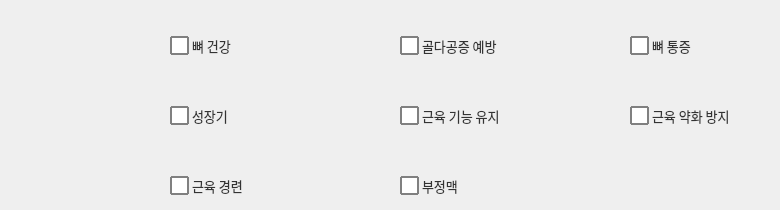
     <widget class="QWidget" name="tab">
      <attribute name="title">
       <string>뼈/근육</string>
      </attribute>
      <widget class="QCheckBox" name="checkBox_36">
       <property name="geometry">
        <rect>
         <x>170</x>
         <y>100</y>
         <width>131</width>
         <height>31</height>
        </rect>
       </property>
       <property name="font">
        <font>
         <family>Leelawadee UI</family>
         <pointsize>-1</pointsize>
        </font>
       </property>
       <property name="styleSheet">
        <string notr="true">QCheckBox 
{
    spacing: 3px; /* 체크박스와 텍스트 사이 간격 */
    font-size: 13px;
    color: #333;
}

QCheckBox::indicator {
    width: 15px;
    height: 15px;
    border: 1.5px solid gray;        /* 기본 테두리 색상 */
    background-color: white;       /* 기본 배경색 */
    border-radius: 1px; 		/*모서리 둥글게*/
}

QCheckBox::indicator:checked {
    background-color: white;       /* 체크된 후 바탕색 */
    border: 1.5px solid red;         /* 체크된 후 테두리 */
    image: url(./image/pill.png); /* 체크 표시 이미지 (선택 사항) */
}


QCheckBox::indicator:hover
{
background-color : #E0F2F1;

}
</string>
       </property>
       <property name="text">
        <string>성장기</string>
       </property>
       <property name="checkable">
        <bool>true</bool>
       </property>
       <property name="checked">
        <bool>false</bool>
       </property>
       <property name="autoRepeat">
        <bool>false</bool>
       </property>
      </widget>
      <widget class="QCheckBox" name="checkBox_37">
       <property name="geometry">
        <rect>
         <x>170</x>
         <y>170</y>
         <width>131</width>
         <height>31</height>
        </rect>
       </property>
       <property name="font">
        <font>
         <family>Leelawadee UI</family>
         <pointsize>-1</pointsize>
        </font>
       </property>
       <property name="styleSheet">
        <string notr="true">QCheckBox 
{
    spacing: 3px; /* 체크박스와 텍스트 사이 간격 */
    font-size: 13px;
    color: #333;
}

QCheckBox::indicator {
    width: 15px;
    height: 15px;
    border: 1.5px solid gray;        /* 기본 테두리 색상 */
    background-color: white;       /* 기본 배경색 */
    border-radius: 1px; 		/*모서리 둥글게*/
}

QCheckBox::indicator:checked {
    background-color: white;       /* 체크된 후 바탕색 */
    border: 1.5px solid red;         /* 체크된 후 테두리 */
    image: url(./image/pill.png); /* 체크 표시 이미지 (선택 사항) */
}


QCheckBox::indicator:hover
{
background-color : #E0F2F1;

}
</string>
       </property>
       <property name="text">
        <string>근육 경련</string>
       </property>
       <property name="checkable">
        <bool>true</bool>
       </property>
       <property name="checked">
        <bool>false</bool>
       </property>
       <property name="autoRepeat">
        <bool>false</bool>
       </property>
      </widget>
      <widget class="QCheckBox" name="checkBox_38">
       <property name="geometry">
        <rect>
         <x>400</x>
         <y>100</y>
         <width>141</width>
         <height>31</height>
        </rect>
       </property>
       <property name="font">
        <font>
         <family>Leelawadee UI</family>
         <pointsize>-1</pointsize>
        </font>
       </property>
       <property name="styleSheet">
        <string notr="true">QCheckBox 
{
    spacing: 3px; /* 체크박스와 텍스트 사이 간격 */
    font-size: 13px;
    color: #333;
}

QCheckBox::indicator {
    width: 15px;
    height: 15px;
    border: 1.5px solid gray;        /* 기본 테두리 색상 */
    background-color: white;       /* 기본 배경색 */
    border-radius: 1px; 		/*모서리 둥글게*/
}

QCheckBox::indicator:checked {
    background-color: white;       /* 체크된 후 바탕색 */
    border: 1.5px solid red;         /* 체크된 후 테두리 */
    image: url(./image/pill.png); /* 체크 표시 이미지 (선택 사항) */
}


QCheckBox::indicator:hover
{
background-color : #E0F2F1;

}
</string>
       </property>
       <property name="text">
        <string>근육 기능 유지</string>
       </property>
       <property name="checkable">
        <bool>true</bool>
       </property>
       <property name="checked">
        <bool>false</bool>
       </property>
       <property name="autoRepeat">
        <bool>false</bool>
       </property>
      </widget>
      <widget class="QCheckBox" name="checkBox_39">
       <property name="geometry">
        <rect>
         <x>630</x>
         <y>100</y>
         <width>141</width>
         <height>31</height>
        </rect>
       </property>
       <property name="font">
        <font>
         <family>Leelawadee UI</family>
         <pointsize>-1</pointsize>
        </font>
       </property>
       <property name="styleSheet">
        <string notr="true">QCheckBox 
{
    spacing: 3px; /* 체크박스와 텍스트 사이 간격 */
    font-size: 13px;
    color: #333;
}

QCheckBox::indicator {
    width: 15px;
    height: 15px;
    border: 1.5px solid gray;        /* 기본 테두리 색상 */
    background-color: white;       /* 기본 배경색 */
    border-radius: 1px; 		/*모서리 둥글게*/
}

QCheckBox::indicator:checked {
    background-color: white;       /* 체크된 후 바탕색 */
    border: 1.5px solid red;         /* 체크된 후 테두리 */
    image: url(./image/pill.png); /* 체크 표시 이미지 (선택 사항) */
}


QCheckBox::indicator:hover
{
background-color : #E0F2F1;

}
</string>
       </property>
       <property name="text">
        <string>근육 약화 방지</string>
       </property>
       <property name="checkable">
        <bool>true</bool>
       </property>
       <property name="checked">
        <bool>false</bool>
       </property>
       <property name="autoRepeat">
        <bool>false</bool>
       </property>
      </widget>
      <widget class="QCheckBox" name="checkBox_40">
       <property name="geometry">
        <rect>
         <x>400</x>
         <y>170</y>
         <width>141</width>
         <height>31</height>
        </rect>
       </property>
       <property name="font">
        <font>
         <family>Leelawadee UI</family>
         <pointsize>-1</pointsize>
        </font>
       </property>
       <property name="styleSheet">
        <string notr="true">QCheckBox 
{
    spacing: 3px; /* 체크박스와 텍스트 사이 간격 */
    font-size: 13px;
    color: #333;
}

QCheckBox::indicator {
    width: 15px;
    height: 15px;
    border: 1.5px solid gray;        /* 기본 테두리 색상 */
    background-color: white;       /* 기본 배경색 */
    border-radius: 1px; 		/*모서리 둥글게*/
}

QCheckBox::indicator:checked {
    background-color: white;       /* 체크된 후 바탕색 */
    border: 1.5px solid red;         /* 체크된 후 테두리 */
    image: url(./image/pill.png); /* 체크 표시 이미지 (선택 사항) */
}


QCheckBox::indicator:hover
{
background-color : #E0F2F1;

}
</string>
       </property>
       <property name="text">
        <string>부정맥</string>
       </property>
       <property name="checkable">
        <bool>true</bool>
       </property>
       <property name="checked">
        <bool>false</bool>
       </property>
       <property name="autoRepeat">
        <bool>false</bool>
       </property>
      </widget>
      <widget class="QCheckBox" name="checkBox_41">
       <property name="geometry">
        <rect>
         <x>400</x>
         <y>30</y>
         <width>141</width>
         <height>31</height>
        </rect>
       </property>
       <property name="font">
        <font>
         <family>Leelawadee UI</family>
         <pointsize>-1</pointsize>
        </font>
       </property>
       <property name="styleSheet">
        <string notr="true">QCheckBox 
{
    spacing: 3px; /* 체크박스와 텍스트 사이 간격 */
    font-size: 13px;
    color: #333;
}

QCheckBox::indicator {
    width: 15px;
    height: 15px;
    border: 1.5px solid gray;        /* 기본 테두리 색상 */
    background-color: white;       /* 기본 배경색 */
    border-radius: 1px; 		/*모서리 둥글게*/
}

QCheckBox::indicator:checked {
    background-color: white;       /* 체크된 후 바탕색 */
    border: 1.5px solid red;         /* 체크된 후 테두리 */
    image: url(./image/pill.png); /* 체크 표시 이미지 (선택 사항) */
}


QCheckBox::indicator:hover
{
background-color : #E0F2F1;

}
</string>
       </property>
       <property name="text">
        <string>골다공증 예방</string>
       </property>
       <property name="checkable">
        <bool>true</bool>
       </property>
       <property name="checked">
        <bool>false</bool>
       </property>
       <property name="autoRepeat">
        <bool>false</bool>
       </property>
      </widget>
      <widget class="QCheckBox" name="checkBox_42">
       <property name="geometry">
        <rect>
         <x>630</x>
         <y>30</y>
         <width>141</width>
         <height>31</height>
        </rect>
       </property>
       <property name="font">
        <font>
         <family>Leelawadee UI</family>
         <pointsize>-1</pointsize>
        </font>
       </property>
       <property name="styleSheet">
        <string notr="true">QCheckBox 
{
    spacing: 3px; /* 체크박스와 텍스트 사이 간격 */
    font-size: 13px;
    color: #333;
}

QCheckBox::indicator {
    width: 15px;
    height: 15px;
    border: 1.5px solid gray;        /* 기본 테두리 색상 */
    background-color: white;       /* 기본 배경색 */
    border-radius: 1px; 		/*모서리 둥글게*/
}

QCheckBox::indicator:checked {
    background-color: white;       /* 체크된 후 바탕색 */
    border: 1.5px solid red;         /* 체크된 후 테두리 */
    image: url(./image/pill.png); /* 체크 표시 이미지 (선택 사항) */
}


QCheckBox::indicator:hover
{
background-color : #E0F2F1;

}
</string>
       </property>
       <property name="text">
        <string>뼈 통증</string>
       </property>
       <property name="checkable">
        <bool>true</bool>
       </property>
       <property name="checked">
        <bool>false</bool>
       </property>
       <property name="autoRepeat">
        <bool>false</bool>
       </property>
      </widget>
      <widget class="QCheckBox" name="checkBox_43">
       <property name="geometry">
        <rect>
         <x>170</x>
         <y>30</y>
         <width>131</width>
         <height>31</height>
        </rect>
       </property>
       <property name="font">
        <font>
         <family>Leelawadee UI</family>
         <pointsize>-1</pointsize>
        </font>
       </property>
       <property name="styleSheet">
        <string notr="true">QCheckBox 
{
    spacing: 3px; /* 체크박스와 텍스트 사이 간격 */
    font-size: 13px;
    color: #333;
}

QCheckBox::indicator {
    width: 15px;
    height: 15px;
    border: 1.5px solid gray;        /* 기본 테두리 색상 */
    background-color: white;       /* 기본 배경색 */
    border-radius: 1px; 		/*모서리 둥글게*/
}

QCheckBox::indicator:checked {
    background-color: white;       /* 체크된 후 바탕색 */
    border: 1.5px solid red;         /* 체크된 후 테두리 */
    image: url(./image/pill.png); /* 체크 표시 이미지 (선택 사항) */
}


QCheckBox::indicator:hover
{
background-color : #E0F2F1;

}
</string>
       </property>
       <property name="text">
        <string>뼈 건강</string>
       </property>
       <property name="checkable">
        <bool>true</bool>
       </property>
       <property name="checked">
        <bool>false</bool>
       </property>
       <property name="autoRepeat">
        <bool>false</bool>
       </property>
      </widget>
     </widget>
